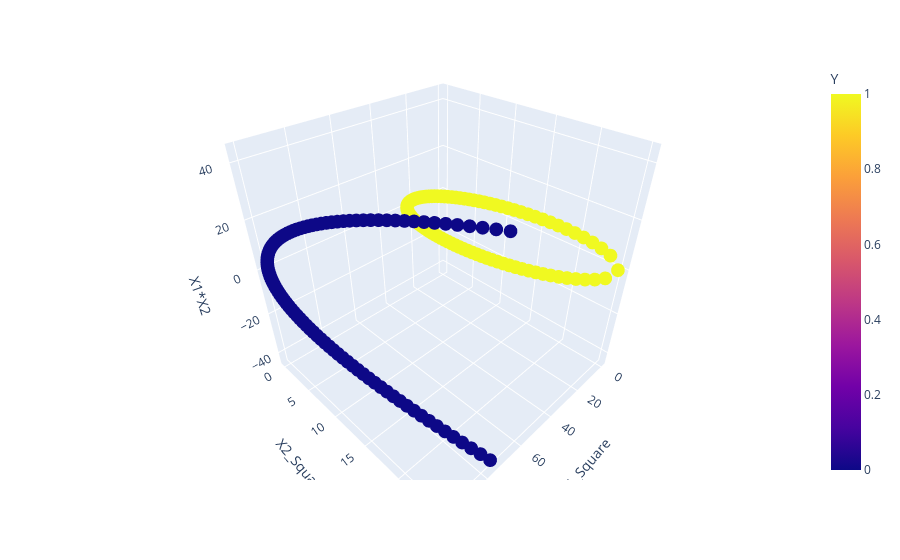

The code cell stored with this chart in its notebook:
### Markdown cell above
It is still not linearly separable

### Code cell
fig=px.scatter_3d(df2,x='X1_Square',y='X2_Square',z='X1*X2', color='Y')

fig.show()

### Figure 1 — Plotly figure (JSON) as saved in the notebook; plotly's stock layout.template omitted (floating-point values rounded to 4 significant figures; data arrays with more than 128 entries replaced by an {"elided": "..."} marker saying what was removed)
{"data": [{"hovertemplate": "X1_Square=%{x}<br>X2_Square=%{y}<br>X1*X2=%{z}<br>Y=%{marker.color}<extra></extra>", "legendgroup": "", "marker": {"color": {"elided": "400 int values"}, "coloraxis": "coloraxis", "symbol": "circle"}, "mode": "markers", "name": "", "scene": "scene", "showlegend": false, "type": "scatter3d", "x": {"elided": "400 float values"}, "y": {"elided": "400 float values"}, "z": {"elided": "400 float values"}}], "layout": {"autosize": true, "coloraxis": {"colorbar": {"title": {"text": "Y"}}, "colorscale": [[0, "#0d0887"], [0.1111, "#46039f"], [0.2222, "#7201a8"], [0.3333, "#9c179e"], [0.4444, "#bd3786"], [0.5556, "#d8576b"], [0.6667, "#ed7953"], [0.7778, "#fb9f3a"], [0.8889, "#fdca26"], [1, "#f0f921"]]}, "legend": {"tracegroupgap": 0}, "margin": {"t": 60}, "scene": {"aspectmode": "auto", "aspectratio": {"x": 1, "y": 1, "z": 1}, "camera": {"center": {"x": 0, "y": 0, "z": 0}, "eye": {"x": 1.114, "y": 1.114, "z": 1.114}, "projection": {"type": "perspective"}, "up": {"x": 0, "y": 0, "z": 1}}, "domain": {"x": [0, 1], "y": [0, 1]}, "xaxis": {"title": {"text": "X1_Square"}, "type": "linear"}, "yaxis": {"title": {"text": "X2_Square"}, "type": "linear"}, "zaxis": {"title": {"text": "X1*X2"}, "type": "linear"}}}}
